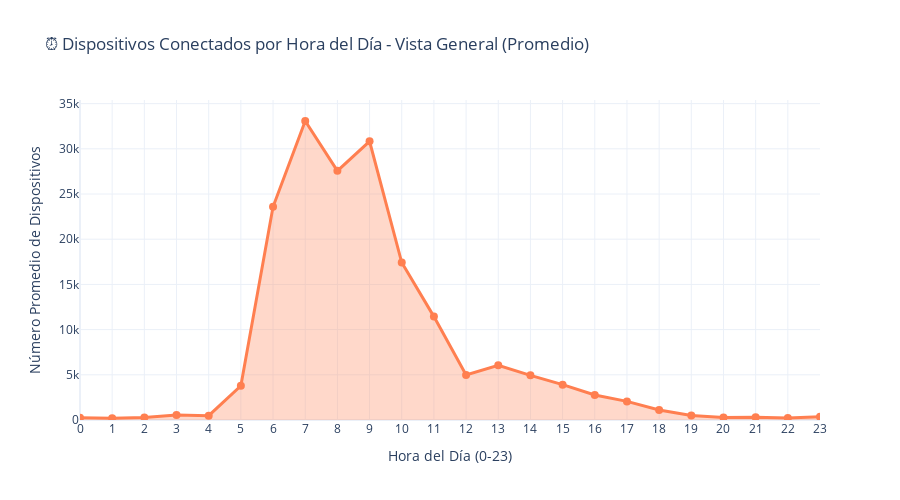

Here is the notebook cell this chart was saved with:
### Markdown cell above
## 📊 5. Análisis de Uso de Red por Hora

### 5.1 Vista General - Todas las Conexiones

### Code cell
# Calcular dispositivos conectados por hora (promedio)
# Primero agrupamos por fecha y hora para contar conexiones por día
df_clients['date'] = df_clients['timestamp'].dt.date
hourly_usage_by_date = df_clients.groupby(['date', 'hour']).size().reset_index(name='device_count')

# Luego promediamos por hora a través de todos los días
hourly_usage = hourly_usage_by_date.groupby('hour')['device_count'].mean().reset_index()
hourly_usage.columns = ['hour', 'device_count']

# Crear gráfico interactivo con Plotly
fig = go.Figure()

fig.add_trace(go.Scatter(
    x=hourly_usage['hour'],
    y=hourly_usage['device_count'],
    mode='lines+markers',
    name='Dispositivos Conectados (Promedio)',
    line=dict(color='coral', width=3),
    marker=dict(size=8),
    fill='tozeroy',
    fillcolor='rgba(255, 127, 80, 0.3)',
    hovertemplate='<b>Hora:</b> %{x}:00<br><b>Conexiones (promedio):</b> %{y:.1f}<extra></extra>'
))

fig.update_layout(
    title='⏰ Dispositivos Conectados por Hora del Día - Vista General (Promedio)',
    xaxis_title='Hora del Día (0-23)',
    yaxis_title='Número Promedio de Dispositivos',
    hovermode='x unified',
    template='plotly_white',
    height=500,
    font=dict(size=12)
)

fig.update_xaxes(tickmode='linear', tick0=0, dtick=1)

fig.show()

# Mostrar hora pico
peak_hour = hourly_usage.loc[hourly_usage['device_count'].idxmax()]
print(f"\n🕐 Hora pico: {int(peak_hour['hour'])}:00 con {peak_hour['device_count']:.1f} dispositivos conectados (promedio)")

### Figure 1 — Plotly figure (JSON) as saved in the notebook; plotly's stock layout.template omitted (floating-point values rounded to 4 significant figures)
{"data": [{"fill": "tozeroy", "fillcolor": "rgba(255, 127, 80, 0.3)", "hovertemplate": "<b>Hora:</b> %{x}:00<br><b>Conexiones (promedio):</b> %{y:.1f}<extra></extra>", "line": {"color": "coral", "width": 3}, "marker": {"size": 8}, "mode": "lines+markers", "name": "Dispositivos Conectados (Promedio)", "type": "scatter", "x": [0.0, 1.0, 2.0, 3.0, 4.0, 5.0, 6.0, 7.0, 8.0, 9.0, 10.0, 11.0, 12.0, 13.0, 14.0, 15.0, 16.0, 17.0, 18.0, 19.0, 20.0, 21.0, 22.0, 23.0], "y": [236.6, 190.8, 286.8, 563.8, 481.4, 3778.0, 23590.0, 33080.0, 27560.0, 30830.0, 17420.0, 11440.0, 4973.0, 6060.0, 4944.0, 3909.0, 2764.0, 2060.0, 1112.0, 499.6, 263.3, 307.4, 225.0, 354.4]}], "layout": {"font": {"size": 12}, "height": 500, "hovermode": "x unified", "title": {"text": "⏰ Dispositivos Conectados por Hora del Día - Vista General (Promedio)"}, "xaxis": {"dtick": 1, "tick0": 0, "tickmode": "linear", "title": {"text": "Hora del Día (0-23)"}}, "yaxis": {"title": {"text": "Número Promedio de Dispositivos"}}}}
